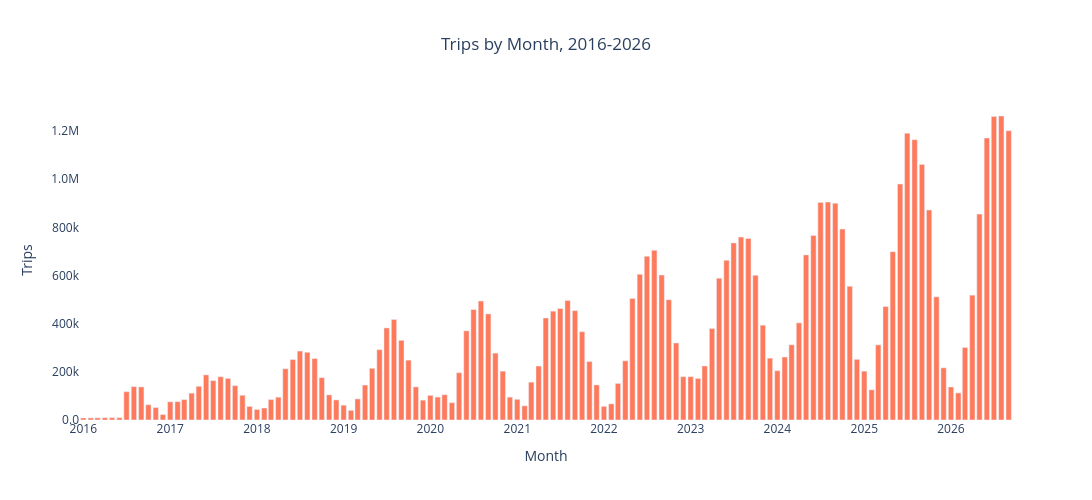

The notebook cell saved with this chart:
### Code cell
# 2016 (Q3-Q4 only) and 2026 (year-to-date) are incomplete periods, not real dips -
# gray them out rather than let them read as part of the trend
bar_colors = ['#B0B5BA' if y in (2016, 2026) else '#FF6B4A' for y in monthly['year']]

fig_monthly = go.Figure()

fig_monthly.add_trace(go.Bar(
    x=monthly['year_month'].dt.to_timestamp(),
    y=monthly['nr_trips'],
    marker=dict(color=bar_colors),
    opacity=0.9,
    name='Trips',
    hovertemplate='<b>Month:</b> %{x|%b %Y}<br><b>Trips:</b> %{y:,.0f}<extra></extra>',
))

fig_monthly.add_trace(go.Scatter(
    x=monthly['year_month'].dt.to_timestamp(),
    y=monthly['rolling_12mo'],
    mode='lines',
    line=dict(color='#1B3A5C', width=2.5),
    name='12-mo rolling avg',
    hovertemplate='<b>Month:</b> %{x|%b %Y}<br><b>12-mo avg:</b> %{y:,.0f}<extra></extra>',
))

fig_monthly.update_layout(
    title=dict(text='Trips by Month, 2016-2026', x=0.5),
    xaxis=dict(title='Month', showgrid=False, dtick='M12', tickformat='%Y'),
    yaxis=dict(title='Trips', showgrid=False, tickformat='.2s'),
    showlegend=True,
    legend=dict(orientation='h', yanchor='top', y=-0.18, xanchor='center', x=0.5),
    hoverlabel=dict(bgcolor='#FFF8E7', bordercolor='#D9A440', font=dict(color='#1a1a1a', size=13)),
    plot_bgcolor='white',
    paper_bgcolor='white',
    width=1100,
    height=500,
)

fig_monthly

### Figure 1 — Plotly figure (JSON) as saved in the notebook; plotly's stock layout.template omitted (floating-point values rounded to 4 significant figures; data arrays with more than 128 entries replaced by an {"elided": "..."} marker saying what was removed)
{"data": [{"hovertemplate": "<b>Month:</b> %{x|%b %Y}<br><b>Trips:</b> %{y:,.0f}<extra></extra>", "marker": {"color": "#FF6B4A"}, "opacity": 0.9, "type": "bar", "x": {"elided": "129 str values"}, "y": {"elided": "129 int values"}}], "layout": {"height": 500, "hoverlabel": {"bgcolor": "#FFF8E7", "bordercolor": "#D9A440", "font": {"color": "#1a1a1a", "size": 13}}, "paper_bgcolor": "white", "plot_bgcolor": "white", "showlegend": false, "title": {"text": "Trips by Month, 2016-2026", "x": 0.5}, "width": 1100, "xaxis": {"dtick": "M12", "showgrid": false, "tickformat": "%Y", "title": {"text": "Month"}}, "yaxis": {"showgrid": false, "tickformat": ".2s", "title": {"text": "Trips"}}}}
